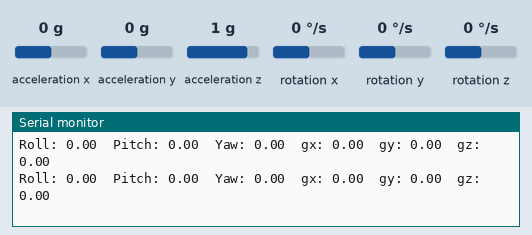
Recording of a sketch running on a simulated ESP32. Shown: the last lines printed to the serial monitor. The inputs (shaded band) are chosen by the test bench; at power-on: acceleration x 0 g, acceleration y 0 g, acceleration z 1 g, rotation x 0 °/s, rotation y 0 °/s, rotation z 0 °/s.

Above: at 15.6 s.
15.7 s: acceleration x set to -1.4 g
At 16.2 s:
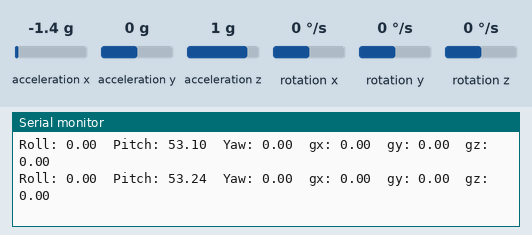
17.2 s: acceleration y set to -1.4 g
At 18.0 s:
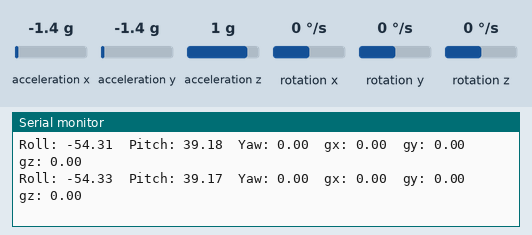
18.7 s: acceleration z set to -1.4 g
At 19.7 s:
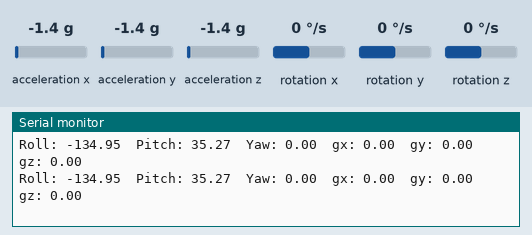
20.2 s: rotation x set to -192 °/s
At 20.7 s:
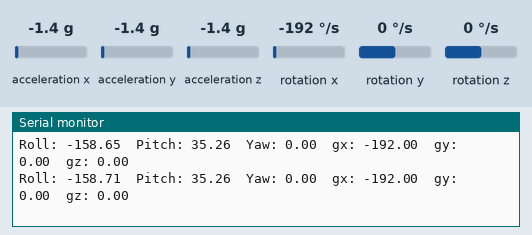
21.7 s: rotation y set to -192 °/s
At 22.8 s:
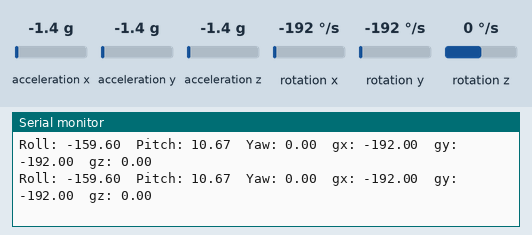
Timing chart, 0 to 24.2 s (numbered marks = the images above; inputs shaded):
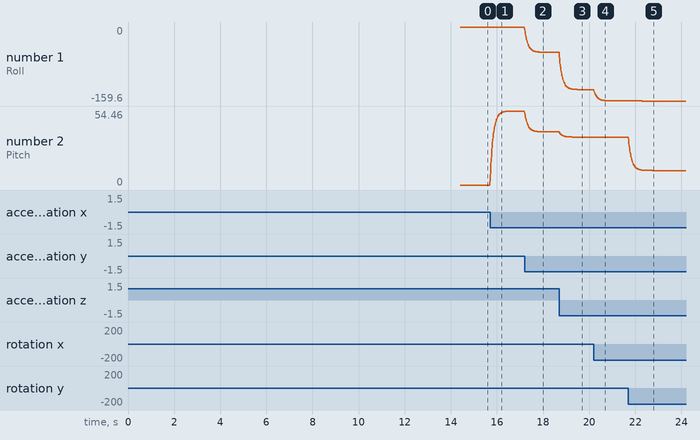

The sketch:

MPU9250_Code.ino
```cpp
#include <Wire.h>
#include <MPU9250_asukiaaa.h>

// Pines I2C
#define SDA_PIN 10
#define SCL_PIN 8

MPU9250_asukiaaa mpu;

// Variables para el filtro complementario
float roll, pitch, yaw;
float alpha = 0.9; // Factor del filtro complementario (0.9 = 90% giroscopio, 10% acelerómetro)
float dt; // Intervalo de tiempo entre lecturas
unsigned long lastTime;

// Offsets del giroscopio
float gyroXoffset = 0, gyroYoffset = 0, gyroZoffset = 0;

void setup() {
  Serial.begin(115200);
  Wire.begin(SDA_PIN, SCL_PIN); // Inicializa I2C con pines personalizados

  // Inicializa el MPU
  mpu.setWire(&Wire);
  uint8_t sensorId;
  if (mpu.readId(&sensorId) != 0) {
    Serial.println("No se pudo inicializar el MPU9250. Verifica conexiones.");
    while (1);
  }

  mpu.beginAccel();
  mpu.beginGyro();

  if (mpu.accelUpdate() != 0 || mpu.gyroUpdate() != 0) {
    Serial.println("No se pudo leer datos del MPU9250. Verifica conexiones.");
    while (1);
  }

  Serial.println("MPU9250 inicializado!");

  // Calibrar offsets del giroscopio
   calibrateGyro();

  lastTime = micros();
}

void loop() {
  // Obtener datos del sensor
  mpu.accelUpdate();
  mpu.gyroUpdate();

  // Calcular dt (en segundos)
  unsigned long currentTime = micros();
  dt = (currentTime - lastTime) / 1000000.0;
  lastTime = currentTime;

  // Obtener datos crudos
  float ax = mpu.accelX();
  float ay = mpu.accelY();
  float az = mpu.accelZ();
  float gx = mpu.gyroX() - gyroXoffset;
  float gy = mpu.gyroY() - gyroYoffset;
  float gz = mpu.gyroZ() - gyroZoffset;

  // Calcular ángulos con el acelerómetro
  float accelRoll = atan2(ay, az) * 180 / PI;
  float accelPitch = atan2(-ax, sqrt(ay * ay + az * az)) * 180 / PI;

  // Integrar giroscopio para obtener ángulos
  roll += gx * dt;
  pitch += gy * dt;
  yaw += gz * dt;

  // Aplicar filtro complementario
  roll = alpha * roll + (1 - alpha) * accelRoll;
  pitch = alpha * pitch + (1 - alpha) * accelPitch;
  // Nota: yaw no se corrige con acelerómetro, solo con giroscopio (puede derivar)

  // Imprimir resultados
  Serial.print("Roll: "); Serial.print(roll);
  Serial.print("\tPitch: "); Serial.print(pitch);
  Serial.print("\tYaw: "); Serial.print(yaw);
  Serial.print("\tgx: "); Serial.print(gx);
  Serial.print("\tgy: "); Serial.print(gy);
  Serial.print("\tgz: "); Serial.print(gz);
  Serial.println();

  delay(10); //  frecuencia
}

// Función para calibrar offsets del giroscopio (opcional)
void calibrateGyro() {
  const int numSamples = 3000;
  float sumX = 0, sumY = 0, sumZ = 0;

  Serial.println("Calibrando giroscopio... Mantén el sensor quieto.");
  for (int i = 0; i < numSamples; i++) {
    mpu.gyroUpdate();
    sumX += mpu.gyroX();
    sumY += mpu.gyroY();
    sumZ += mpu.gyroZ();
    delay(3);
  }

  gyroXoffset = sumX / numSamples;
  gyroYoffset = sumY / numSamples;
  gyroZoffset = sumZ / numSamples;

  Serial.println("Calibración completa.");
}
```

Measured:
- after the input at 15.7 s, the serial monitor: prints a new line at once (image 1)
- after the input at 17.2 s, the serial monitor: prints a new line at once (image 2)
- plotted number 1: 0 → -54.46 after the input at 17.2 s
- plotted number 2: 0 → 54.46 after the input at 15.7 s, 54.46 → 39.14 after the input at 17.2 s
